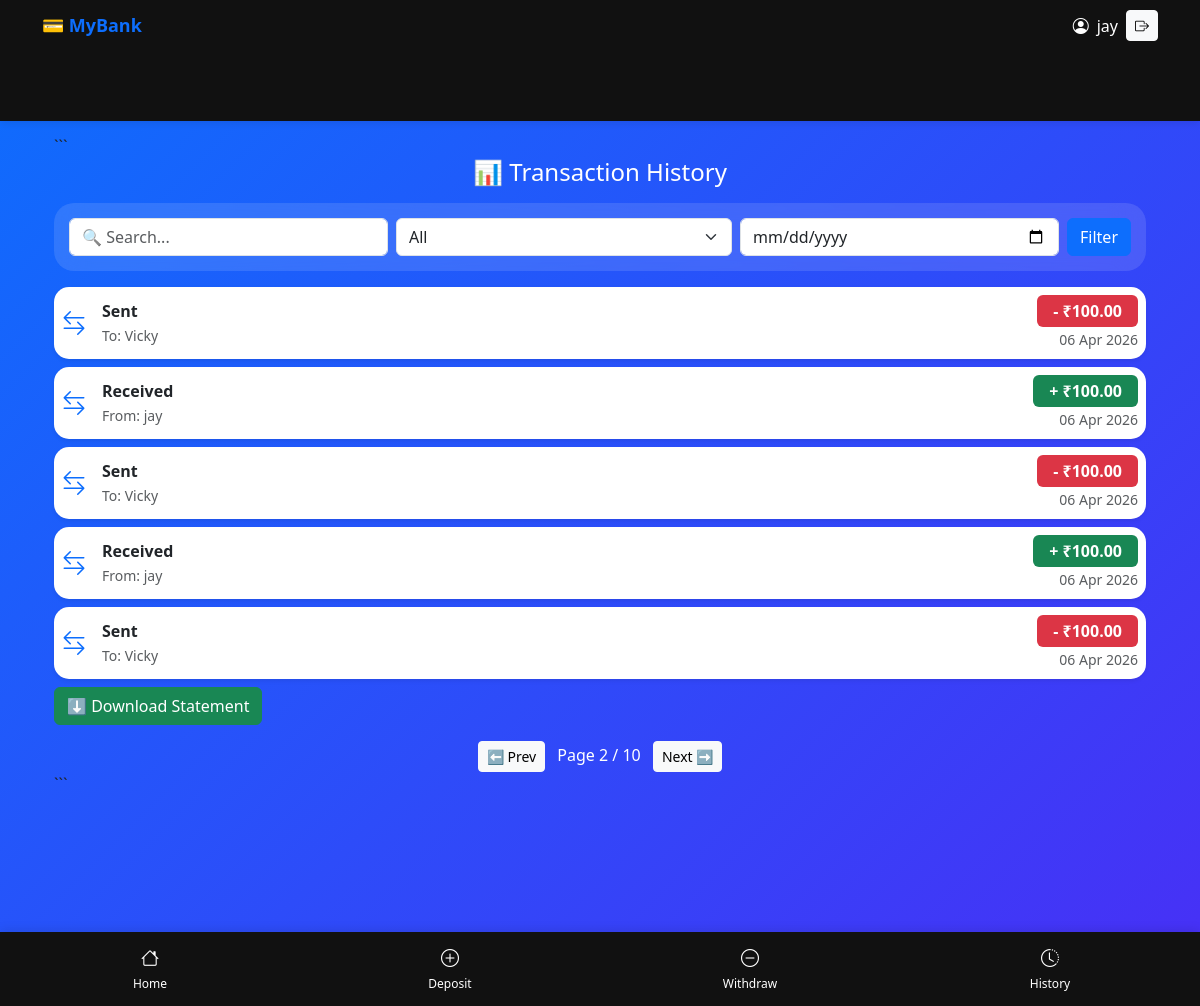
Page /history/?page=2&search=&type=&date= (signed in) on the committed database.
### accounts/models.py (models this page shows, shortened)
class Transaction(models.Model):
    TRANSACTION_TYPE = (
        ('DEPOSIT', 'Deposit'),
        ('WITHDRAW', 'Withdraw'),
        ('TRANSFER_SENT', 'Transfer Sent'),
        ('TRANSFER_RECEIVED', 'Transfer Received'),
    )
    account = models.ForeignKey(
        Account,
        on_delete=models.CASCADE,
        related_name='transactions'
    )
    sender = models.ForeignKey(
        Account,
        on_delete=models.SET_NULL,
        null=True,
        blank=True,
        related_name='sent_transactions'
    )
    receiver = models.ForeignKey(
        Account,
        on_delete=models.SET_NULL,
        null=True,
        blank=True,
        related_name='received_transactions'
    )
    amount = models.DecimalField(
        max_digits=10,
        decimal_places=2
    )
    transaction_type = models.CharField(
        max_length=20,
        choices=TRANSACTION_TYPE
    )
    timestamp = models.DateTimeField(auto_now_add=True)
    class Meta:
        ordering = ['-timestamp']  # latest first

class Account(models.Model):
    user = models.OneToOneField(User, on_delete=models.CASCADE)
    account_number = models.CharField(max_length=12, unique=True)
    balance = models.DecimalField(max_digits=10, decimal_places=2, default=0)
    created_at = models.DateTimeField(auto_now_add=True)

### accounts/views.py (the view, shortened to what this page needs)
# urls.py: path('history/', views.transaction_history, name='history'),
@login_required
def transaction_history(request):
    account = Account.objects.get(user=request.user)
    transactions = Transaction.objects.filter(
        Q(sender=account) | Q(receiver=account)
    ).order_by('-timestamp')
    search = request.GET.get('search', '')
    t_type = request.GET.get('type', '')
    date = request.GET.get('date', '')
    if t_type:
        transactions = transactions.filter(transaction_type=t_type)
    if date:
        transactions = transactions.filter(timestamp__date=date)
    paginator = Paginator(transactions, 5)
    page_number = request.GET.get('page')
    transactions = paginator.get_page(page_number)
    return render(request, 'history.html', {
        'transactions': transactions
    })

### accounts/templates/history.html (shortened to what this page needs)
{% extends 'base.html' %}
{% block content %}
<div class="container mt-3">
```
<h4 class="text-center text-white mb-3">📊 Transaction History</h4>
<form method="GET" class="filter-box mb-3">
    <div class="d-flex gap-2 filter-row">
        <input type="text" name="search" class="form-control"
               placeholder="🔍 Search..."
               value="{{ request.GET.search }}">
        <select name="type" class="form-select">
            <option value="">All</option>
        </select>
        <input type="date" name="date" class="form-control"
               value="{{ request.GET.date }}">
        <button type="submit" class="btn btn-primary">
            Filter
        </button>
    </div>
</form>
{% for t in transactions %}
<div class="card tx-card shadow-sm mb-2 p-2">
    <div class="d-flex justify-content-between align-items-center">
        <div class="d-flex align-items-center">
            <div class="me-3">
                {% if t.transaction_type == "DEPOSIT" %}
                    <i class="bi bi-arrow-down-circle text-success fs-4"></i>
                {% elif t.transaction_type == "WITHDRAW" %}
                    <i class="bi bi-arrow-up-circle text-danger fs-4"></i>
                {% else %}
                    <i class="bi bi-arrow-left-right text-primary fs-4"></i>
                {% endif %}
            </div>
            <div>
                <strong>
                    {% if t.transaction_type == "DEPOSIT" %}
                        Deposit
                    {% elif t.transaction_type == "WITHDRAW" %}
                        Withdraw
                    {% elif t.transaction_type == "TRANSFER_RECEIVED" %}
                        Received
                    {% elif t.transaction_type == "TRANSFER_SENT" %}
                        Sent
                    {% endif %}
                </strong>
                <br>
                <small class="text-muted">
                    {% if t.transaction_type == "TRANSFER_RECEIVED" %}
                        From: {{ t.sender.user.username|default:"Unknown" }}
                    {% elif t.transaction_type == "TRANSFER_SENT" %}
                        To: {{ t.receiver.user.username|default:"Unknown" }}
                    {% elif t.transaction_type == "DEPOSIT" %}
                        From: Bank
                    {% elif t.transaction_type == "WITHDRAW" %}
                        To: Cash
                    {% endif %}
                </small>
            </div>
        </div>
        <div class="text-end">
            {% if t.transaction_type == "DEPOSIT" or t.transaction_type == "TRANSFER_RECEIVED" %}
                <span class="badge bg-success px-3 py-2 fs-6">
                    + ₹{{ t.amount }}
                </span>
            {% else %}
                <span class="badge bg-danger px-3 py-2 fs-6">
                    - ₹{{ t.amount }}
                </span>
            {% endif %}
            <br>
            <small class="text-muted">
                {{ t.timestamp|date:"d M Y" }}
            </small>
        </div>
    </div>
</div>
{% empty %}
<div class="text-center text-white mt-5">
    <p>No transactions found</p>
</div>
{% endfor %}
<a href="{% url 'download_statement' %}" class="btn btn-success">
    ⬇ Download Statement
</a>
<div class="mt-3 text-center">
    {% if transactions.has_previous %}
        <a class="btn btn-light btn-sm"
           href="?page={{ transactions.previous_page_number }}&search={{ request.GET.search }}&type={{ request.GET.type }}&date={{ request.GET.date }}">
           ⬅ Prev
        </a>
    {% endif %}
    <span class="mx-2 text-white">
        Page {{ transactions.number }} / {{ transactions.paginator.num_pages }}
    </span>
    {% if transactions.has_next %}
        <a class="btn btn-light btn-sm"
           href="?page={{ transactions.next_page_number }}&search={{ request.GET.search }}&type={{ request.GET.type }}&date={{ request.GET.date }}">
           Next ➡
        </a>
    {% endif %}
</div>
```
</div>
{% endblock %}

### accounts/templates/base.html (shortened to what this page needs)
{% load static %}
<!doctype html>
<html lang="en">
  <head>
    <link rel="stylesheet" href="{% static 'css/style.css' %}" />
    <link
      href="https://cdn.jsdelivr.net/npm/bootstrap@5.3.0/dist/css/bootstrap.min.css"
      rel="stylesheet"
    />
    <link
      href="https://cdn.jsdelivr.net/npm/bootstrap-icons/font/bootstrap-icons.css"
      rel="stylesheet"
    />
  </head>
  <body>
    <nav class="top-navbar">
      <div class="container d-flex justify-content-between align-items-center">
        <div class="logo">💳 MyBank</div>
        <div class="d-flex align-items-center gap-2">
          <i class="bi bi-person-circle"></i>
          <span>{{ request.user.username }}</span>
          <form method="POST" action="{% url 'logout' %}">
            <button type="submit" class="btn btn-sm btn-light">
              <i class="bi bi-box-arrow-right"></i>
            </button>
          </form>
        </div>
      </div>
    </nav>
    <nav class="navbar navbar-dark bg-primary px-3">
      <span class="navbar-brand h5">  MyBank </span>
    </nav>
    <div class="container mt-3">{% block content %} {% endblock %}</div>
    <nav class="bottom-nav">
      <a href="/" class="nav-item">
        <i class="bi bi-house"></i>
        <span>Home</span>
      </a>
      <a href="/deposit/" class="nav-item">
        <i class="bi bi-plus-circle"></i>
        <span>Deposit</span>
      </a>
      <a href="/withdraw/" class="nav-item">
        <i class="bi bi-dash-circle"></i>
        <span>Withdraw</span>
      </a>
      <a href="/history/" class="nav-item">
        <i class="bi bi-clock-history"></i>
        <span>History</span>
      </a>
    </nav>
  </body>
</html>

### accounts/static/css/style.css (style rules this page uses)
body { background: #f4f6f9; font-family: 'Segoe UI', sans-serif; }
* { transition: all 0.2s ease-in-out; }
.card { border-radius: 16px; border: none; }
.bottom-nav { position: fixed; bottom: 0; left: 0; width: 100%; background: #ffffff; display: flex; justify-content: space-around; align-items: center; padding: 10px 0; box-shadow: 0 -2px 10px rgba(0,0,0,0.1); z-index: 1000; }
.nav-item { text-align: center; color: #666; text-decoration: none; font-size: 12px; flex: 1; }
.nav-item i { font-size: 20px; display: block; margin-bottom: 3px; }
body { padding-bottom: 70px; }
.top-navbar { position: fixed; top: 0; width: 100%; background: white; padding: 10px 0; box-shadow: 0 2px 8px rgba(0,0,0,0.1); z-index: 1000; }
.top-navbar .logo { font-weight: bold; font-size: 18px; color: #0d6efd; }
.bottom-nav { position: fixed; bottom: 0; width: 100%; background: white; display: flex; justify-content: space-around; align-items: center; padding: 8px 0; box-shadow: 0 -2px 10px rgba(0,0,0,0.1); z-index: 1000; }
.nav-item { text-align: center; color: #777; text-decoration: none; font-size: 12px; flex: 1; padding: 5px; }
.nav-item i { font-size: 20px; display: block; }
body { padding-top: 60px; padding-bottom: 70px; background: #f4f6f9; }
body { background: #f4f6f9; }
.card { border-radius: 15px; border: none; }
.container { max-width: 700px; }

### accounts/templates/base.html (style rules this page uses)
body { overflow-x: hidden; margin: 0; }
.top-navbar { background: #111; color: white; padding: 10px 0; }
.logo { font-size: 18px; font-weight: bold; }
.bottom-nav { display: flex; justify-content: space-around; align-items: center; position: fixed; bottom: 0; width: 100%; background: #111; padding: 8px 0; z-index: 999; }
.bottom-nav .nav-item { color: white; text-align: center; font-size: 12px; text-decoration: none; }
.bottom-nav i { font-size: 18px; display: block; }
.container { padding-bottom: 70px; }

### accounts/templates/history.html (style rules this page uses)
body { background: linear-gradient(135deg, #0d6efd, #6610f2, #20c997); background-size: 300% 300%; animation: gradientMove 10s ease infinite; }
.filter-box { background: rgba(255,255,255,0.12); backdrop-filter: blur(15px); border-radius: 20px; padding: 15px; }
.tx-card { border-radius: 15px; background: white; transition: 0.3s; border: none; }

### rows in the picture
Transaction: transaction_type "Sent", receiver.user.username "Vicky", amount "100.00", timestamp "06 Apr 2026"
Transaction: shows "Received", sender.user.username "jay", amount "100.00", timestamp "06 Apr 2026"
Transaction: transaction_type "Sent", receiver.user.username "Vicky", amount "100.00", timestamp "06 Apr 2026"
Transaction: shows "Received", sender.user.username "jay", amount "100.00", timestamp "06 Apr 2026"
Transaction: transaction_type "Sent", receiver.user.username "Vicky", amount "100.00", timestamp "06 Apr 2026"

### other values in the picture
{{ request.user.username }} "jay"
{{ transactions.number }} "2"
{{ transactions.paginator.num_pages }} "10"
